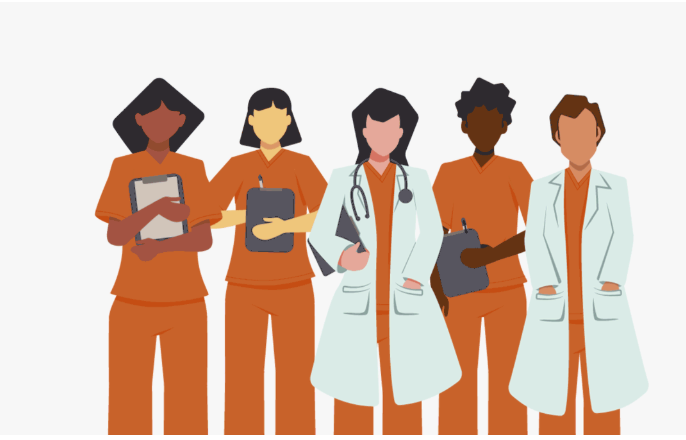
#> input picture level2/doctor.png, 686 x 440 px
$ python fliping.py
#> lines starting #> are read from the running program, lines starting #| are printed output that depends on the picture
import cv2
locationofimage = input("Enter the location of image eg img.png: ")
#> the answer given: doctor.png
image = cv2.imread(locationofimage)
#> image is the input picture: shape (440, 686, 3); mean B, G, R 177.9, 193, 218
if image is not None:
    flipped_horizontal = cv2.flip(image, 1)  # Flip the image horizontally
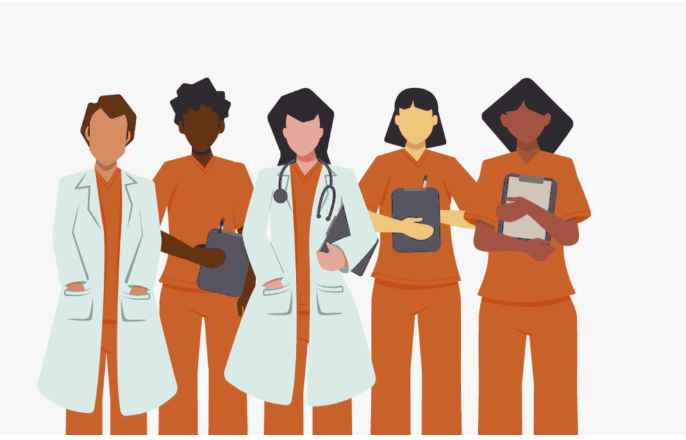
#> flipped_horizontal: shape (440, 686, 3); mean B, G, R 177.9, 193, 218
    flipped_vertical = cv2.flip(image, 0)  # Flip the image vertically
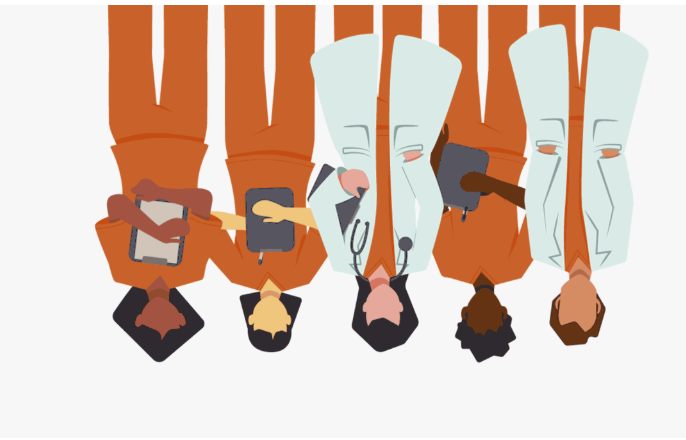
#> flipped_vertical: shape (440, 686, 3); mean B, G, R 177.9, 193, 218
    cv2.imshow('Original Image', image)
    cv2.imshow('Flipped Horizontally', flipped_horizontal)
    cv2.imshow('Flipped Vertically', flipped_vertical)
    cv2.waitKey(0)
    cv2.destroyAllWindows()
